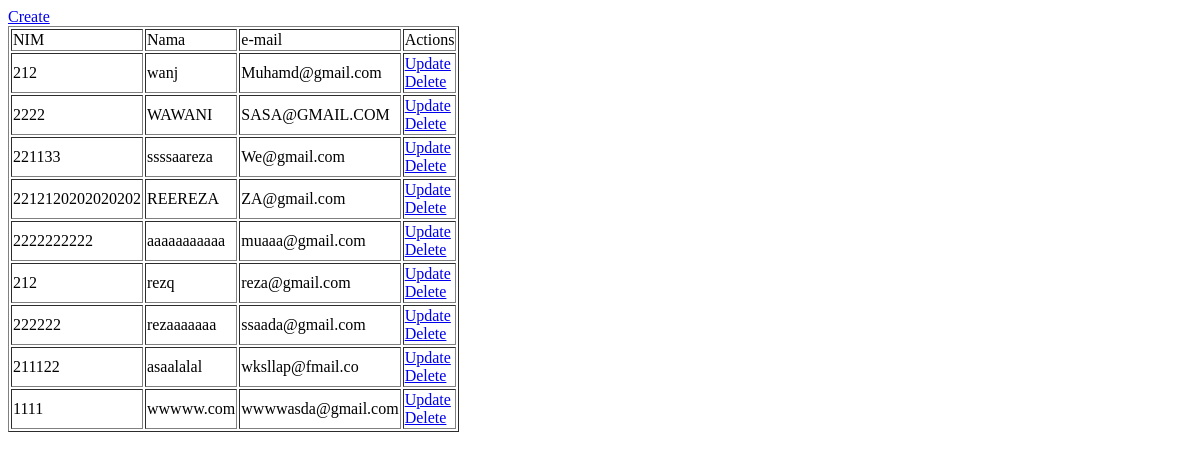
/myapp/read/, run on an earlier commit of the app's database.
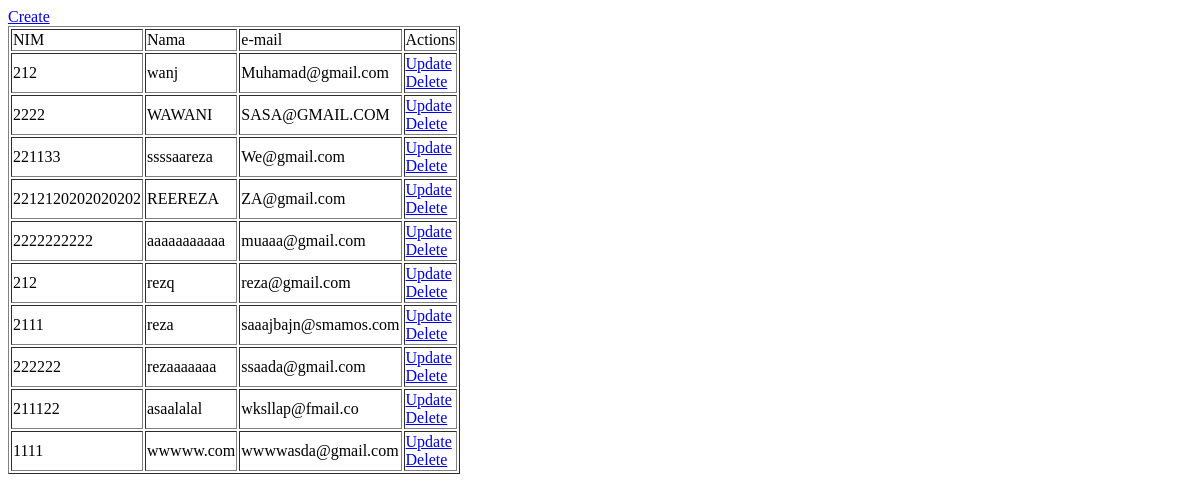
And on a later commit of the database.
### myapp/models.py (models this page shows, shortened)
class AccountUser(models.Model):
    account_user_id = models.UUIDField(primary_key=True, default=uuid.uuid4, editable=False, unique=True)
    account_user_related_user = models.CharField(max_length=255, null=False, editable=False)
    account_user_fullname = models.CharField(max_length=255, null=False)
    account_user_student_number = models.CharField(max_length=20, null=False)
    account_user_email = models.EmailField(null=False)
    account_user_created_by = models.CharField(max_length=255, null=False)
    account_user_created_date = models.DateTimeField(editable=False, null=False, auto_now_add=True)
    account_user_updated_by = models.CharField(max_length=255, null=True)
    account_user_updated_date = models.DateTimeField(editable=False, null=False, auto_now=True)
    class Meta:
        ordering = ('account_user_related_user',)
        indexes = [
            models.Index(fields=['account_user_id']),
            models.Index(fields=['account_user_related_user']),
        ]

### myapp/views.py (the view)
# urls.py: path('read/', views.readStudent, name='read-data-student'),
def readStudent(request):
    data = AccountUser.objects.all()
    context = {'data_list': data}
    return render(request, 'index.html', context)

### myapp/templates/index.html (shortened to what this page needs)
{% load static %} {% block content %}
<a href="{% url 'myapp:create-data-student' %}">Create</a>
<table border="1">
  <thead>
    <tr>
      <td>NIM</td>
      <td>Nama</td>
      <td>e-mail</td>
      <td>Actions</td>
    </tr>
  </thead>
  <tbody>
    {% for obj in data_list%}
    <tr>
      <td>{{obj.account_user_student_number}}</td>
      <td>{{obj.account_user_fullname}}</td>
      <td>{{obj.account_user_related_user}}</td>
      <td>
        <a
          href="{% url 'myapp:update-data-student' obj.account_user_related_user %}"
          >Update</a
        >
        <br />
        <a
          href="{% url 'myapp:delete-data-student' obj.account_user_related_user %}"
          >Delete</a
        >
      </td>
    </tr>
    {% empty%}
    <h1>Data masih kosong</h1>
    {% endfor %}
  </tbody>
</table>
{% endblock %}

What changed in the data, as far as the page shows it:
changed AccountUser "wanj": account_user_related_user "Muhamd@gmail.com" → "Muhamad@gmail.com"
added AccountUser: account_user_student_number "2111", account_user_fullname "reza", account_user_related_user "saaajbajn@smamos.com"
